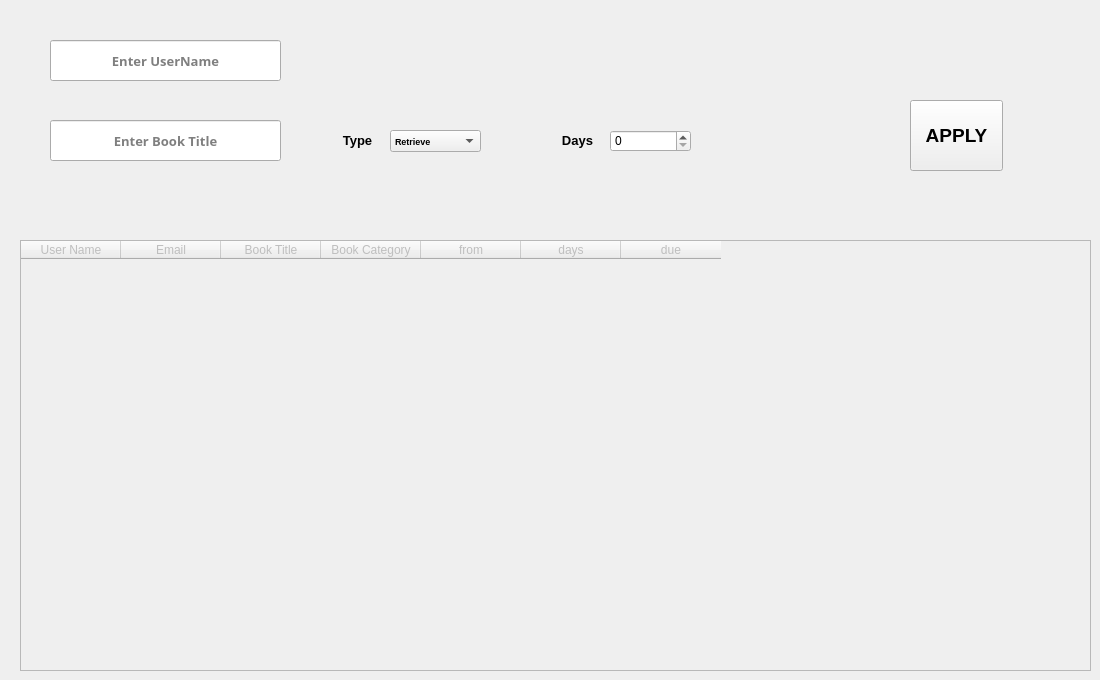
    <widget class="QWidget" name="tab">
     <attribute name="title">
      <string>Tab 1</string>
     </attribute>
     <widget class="QTableWidget" name="tableWidget1">
      <property name="enabled">
       <bool>false</bool>
      </property>
      <property name="geometry">
       <rect>
        <x>20</x>
        <y>240</y>
        <width>1071</width>
        <height>431</height>
       </rect>
      </property>
      <property name="font">
       <font>
        <weight>50</weight>
        <bold>false</bold>
       </font>
      </property>
      <property name="frameShadow">
       <enum>QFrame::Sunken</enum>
      </property>
      <column>
       <property name="text">
        <string>User Name</string>
       </property>
      </column>
      <column>
       <property name="text">
        <string>Email</string>
       </property>
      </column>
      <column>
       <property name="text">
        <string>Book Title</string>
       </property>
      </column>
      <column>
       <property name="text">
        <string>Book Category</string>
       </property>
      </column>
      <column>
       <property name="text">
        <string>from</string>
       </property>
      </column>
      <column>
       <property name="text">
        <string>days</string>
       </property>
      </column>
      <column>
       <property name="text">
        <string>due</string>
       </property>
      </column>
     </widget>
     <widget class="QPushButton" name="pushButton_6">
      <property name="geometry">
       <rect>
        <x>910</x>
        <y>100</y>
        <width>93</width>
        <height>71</height>
       </rect>
      </property>
      <property name="font">
       <font>
        <pointsize>14</pointsize>
        <weight>75</weight>
        <bold>true</bold>
       </font>
      </property>
      <property name="text">
       <string>APPLY</string>
      </property>
     </widget>
     <widget class="QLineEdit" name="lineEdit">
      <property name="geometry">
       <rect>
        <x>50</x>
        <y>120</y>
        <width>231</width>
        <height>41</height>
       </rect>
      </property>
      <property name="font">
       <font>
        <family>Segoe UI Semibold</family>
        <pointsize>10</pointsize>
        <weight>75</weight>
        <bold>true</bold>
       </font>
      </property>
      <property name="alignment">
       <set>Qt::AlignCenter</set>
      </property>
      <property name="placeholderText">
       <string>Enter Book Title</string>
      </property>
     </widget>
     <widget class="QComboBox" name="comboBox">
      <property name="geometry">
       <rect>
        <x>390</x>
        <y>130</y>
        <width>91</width>
        <height>22</height>
       </rect>
      </property>
      <property name="font">
       <font>
        <pointsize>7</pointsize>
        <weight>75</weight>
        <bold>true</bold>
       </font>
      </property>
      <item>
       <property name="text">
        <string>Retrieve</string>
       </property>
      </item>
      <item>
       <property name="text">
        <string>Rent</string>
       </property>
      </item>
     </widget>
     <widget class="QLabel" name="label">
      <property name="geometry">
       <rect>
        <x>330</x>
        <y>130</y>
        <width>55</width>
        <height>21</height>
       </rect>
      </property>
      <property name="font">
       <font>
        <pointsize>10</pointsize>
        <weight>75</weight>
        <bold>true</bold>
       </font>
      </property>
      <property name="text">
       <string>Type</string>
      </property>
      <property name="alignment">
       <set>Qt::AlignCenter</set>
      </property>
     </widget>
     <widget class="QLabel" name="label_2">
      <property name="geometry">
       <rect>
        <x>550</x>
        <y>130</y>
        <width>55</width>
        <height>21</height>
       </rect>
      </property>
      <property name="font">
       <font>
        <pointsize>10</pointsize>
        <weight>75</weight>
        <bold>true</bold>
       </font>
      </property>
      <property name="text">
       <string>Days</string>
      </property>
      <property name="alignment">
       <set>Qt::AlignCenter</set>
      </property>
     </widget>
     <widget class="QSpinBox" name="spinBox">
      <property name="geometry">
       <rect>
        <x>610</x>
        <y>130</y>
        <width>81</width>
        <height>22</height>
       </rect>
      </property>
     </widget>
     <widget class="QLineEdit" name="lineEdit_30">
      <property name="geometry">
       <rect>
        <x>50</x>
        <y>40</y>
        <width>231</width>
        <height>41</height>
       </rect>
      </property>
      <property name="font">
       <font>
        <family>Segoe UI Semibold</family>
        <pointsize>10</pointsize>
        <weight>75</weight>
        <bold>true</bold>
       </font>
      </property>
      <property name="alignment">
       <set>Qt::AlignCenter</set>
      </property>
      <property name="placeholderText">
       <string>Enter UserName</string>
      </property>
     </widget>
     <widget class="QLabel" name="label_45">
      <property name="geometry">
       <rect>
        <x>560</x>
        <y>40</y>
        <width>321</width>
        <height>31</height>
       </rect>
      </property>
      <property name="font">
       <font>
        <pointsize>10</pointsize>
       </font>
      </property>
      <property name="text">
       <string> </string>
      </property>
      <property name="alignment">
       <set>Qt::AlignCenter</set>
      </property>
     </widget>
    </widget>
